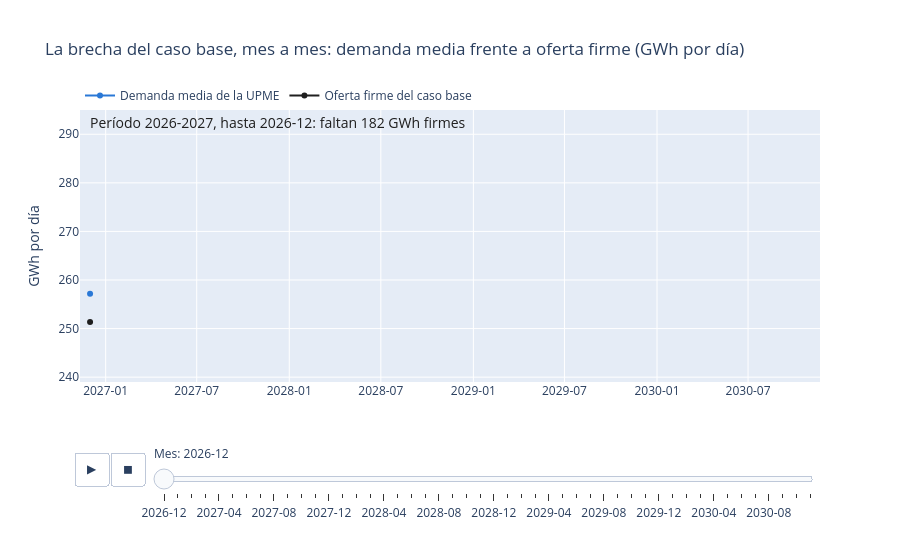

The cell this chart's notebook holds for it:
### Code cell
rango_y = [meses[["demanda_dia", "firme_dia"]].min().min() * 0.97, meses[["demanda_dia", "firme_dia"]].max().max() * 1.04]
fig = px.line(largo, x="mes", y="gwh_dia", color="serie", animation_frame="cuadro", markers=True,
              color_discrete_map={SERIES["demanda_dia"]: "#2a78d6", SERIES["firme_dia"]: "#1f1f1f"},
              range_x=[meses["mes"].min() - pd.Timedelta(days=20), meses["mes"].max() + pd.Timedelta(days=20)],
              range_y=rango_y, labels={"mes": "Mes", "gwh_dia": "GWh por día", "serie": "Serie", "cuadro": "Mes"},
              title="La brecha del caso base, mes a mes: demanda media frente a oferta firme (GWh por día)")
texto = dict(mode="text", x=[meses["mes"].min()], y=[rango_y[1] * 0.995], textposition="bottom right",
             showlegend=False, hoverinfo="skip", textfont=dict(size=14, color="#1f1f1f"))
fig.add_trace(go.Scatter(text=[rotulo(meses.iloc[0])], **texto))
for cuadro, (_, fila) in zip(fig.frames, meses.iterrows()):
    cuadro.data += (go.Scatter(text=[rotulo(fila)], **texto),)
fig.update_traces(hovertemplate="%{x|%Y-%m}: %{y:,.1f} GWh por día<extra></extra>", selector=dict(mode="lines+markers"))
for cuadro in fig.frames:
    for traza in cuadro.data[:2]:
        traza.hovertemplate = "%{x|%Y-%m}: %{y:,.1f} GWh por día<extra></extra>"
fig.layout.updatemenus[0].buttons[0].args[1]["frame"]["duration"] = 150
fig.layout.updatemenus[0].buttons[0].args[1]["transition"]["duration"] = 0
fig.layout.sliders[0].currentvalue.prefix = "Mes: "
fig.update_layout(height=540, legend=dict(LEYENDA, y=1.0, yanchor="bottom"), margin=dict(t=110), xaxis_title=None,
                  xaxis_tickformat="%Y-%m", separators=",.")       # leyenda arriba: abajo van los controles
fig.show()

### Figure 1 — Plotly figure (JSON) as saved in the notebook; plotly's stock layout.template omitted (floating-point values rounded to 4 significant figures)
{"data": [{"hovertemplate": "%{x|%Y-%m}: %{y:,.1f} GWh por día<extra></extra>", "legendgroup": "Demanda media de la UPME", "line": {"color": "#2a78d6", "dash": "solid"}, "marker": {"symbol": "circle"}, "mode": "lines+markers", "name": "Demanda media de la UPME", "orientation": "v", "showlegend": true, "type": "scatter", "x": ["2026-12-01T00:00:00.000000"], "xaxis": "x", "y": [257.2], "yaxis": "y"}, {"hovertemplate": "%{x|%Y-%m}: %{y:,.1f} GWh por día<extra></extra>", "legendgroup": "Oferta firme del caso base", "line": {"color": "#1f1f1f", "dash": "solid"}, "marker": {"symbol": "circle"}, "mode": "lines+markers", "name": "Oferta firme del caso base", "orientation": "v", "showlegend": true, "type": "scatter", "x": ["2026-12-01T00:00:00.000000"], "xaxis": "x", "y": [251.3], "yaxis": "y"}, {"hoverinfo": "skip", "mode": "text", "showlegend": false, "text": ["Período 2026-2027, hasta 2026-12: faltan 182 GWh firmes"], "textfont": {"color": "#1f1f1f", "size": 14}, "textposition": "bottom right", "type": "scatter", "x": ["2026-12-01T00:00:00"], "y": [293.5]}], "layout": {"height": 540, "legend": {"orientation": "h", "title": {}, "tracegroupgap": 0, "x": 0, "y": 1.0, "yanchor": "bottom"}, "margin": {"t": 110}, "separators": ",.", "sliders": [{"active": 0, "currentvalue": {"prefix": "Mes: "}, "len": 0.9, "pad": {"b": 10, "t": 60}, "steps": [{"args": [["2026-12"], {"frame": {"duration": 0, "redraw": false}, "fromcurrent": true, "mode": "immediate", "transition": {"duration": 0, "easing": "linear"}}], "label": "2026-12", "method": "animate"}, {"args": [["2027-01"], {"frame": {"duration": 0, "redraw": false}, "fromcurrent": true, "mode": "immediate", "transition": {"duration": 0, "easing": "linear"}}], "label": "2027-01", "method": "animate"}, {"args": [["2027-02"], {"frame": {"duration": 0, "redraw": false}, "fromcurrent": true, "mode": "immediate", "transition": {"duration": 0, "easing": "linear"}}], "label": "2027-02", "method": "animate"}, {"args": [["2027-03"], {"frame": {"duration": 0, "redraw": false}, "fromcurrent": true, "mode": "immediate", "transition": {"duration": 0, "easing": "linear"}}], "label": "2027-03", "method": "animate"}, {"args": [["2027-04"], {"frame": {"duration": 0, "redraw": false}, "fromcurrent": true, "mode": "immediate", "transition": {"duration": 0, "easing": "linear"}}], "label": "2027-04", "method": "animate"}, {"args": [["2027-05"], {"frame": {"duration": 0, "redraw": false}, "fromcurrent": true, "mode": "immediate", "transition": {"duration": 0, "easing": "linear"}}], "label": "2027-05", "method": "animate"}, {"args": [["2027-06"], {"frame": {"duration": 0, "redraw": false}, "fromcurrent": true, "mode": "immediate", "transition": {"duration": 0, "easing": "linear"}}], "label": "2027-06", "method": "animate"}, {"args": [["2027-07"], {"frame": {"duration": 0, "redraw": false}, "fromcurrent": true, "mode": "immediate", "transition": {"duration": 0, "easing": "linear"}}], "label": "2027-07", "method": "animate"}, {"args": [["2027-08"], {"frame": {"duration": 0, "redraw": false}, "fromcurrent": true, "mode": "immediate", "transition": {"duration": 0, "easing": "linear"}}], "label": "2027-08", "method": "animate"}, {"args": [["2027-09"], {"frame": {"duration": 0, "redraw": false}, "fromcurrent": true, "mode": "immediate", "transition": {"duration": 0, "easing": "linear"}}], "label": "2027-09", "method": "animate"}, {"args": [["2027-10"], {"frame": {"duration": 0, "redraw": false}, "fromcurrent": true, "mode": "immediate", "transition": {"duration": 0, "easing": "linear"}}], "label": "2027-10", "method": "animate"}, {"args": [["2027-11"], {"frame": {"duration": 0, "redraw": false}, "fromcurrent": true, "mode": "immediate", "transition": {"duration": 0, "easing": "linear"}}], "label": "2027-11", "method": "animate"}, {"args": [["2027-12"], {"frame": {"duration": 0, "redraw": false}, "fromcurrent": true, "mode": "immediate", "transition": {"duration": 0, "easing": "linear"}}], "label": "2027-12", "method": "animate"}, {"args": [["2028-01"], {"frame": {"duration": 0, "redraw": false}, "fromcurrent": true, "mode": "immediate", "transition": {"duration": 0, "easing": "linear"}}], "label": "2028-01", "method": "animate"}, {"args": [["2028-02"], {"frame": {"duration": 0, "redraw": false}, "fromcurrent": true, "mode": "immediate", "transition": {"duration": 0, "easing": "linear"}}], "label": "2028-02", "method": "animate"}, {"args": [["2028-03"], {"frame": {"duration": 0, "redraw": false}, "fromcurrent": true, "mode": "immediate", "transition": {"duration": 0, "easing": "linear"}}], "label": "2028-03", "method": "animate"}, {"args": [["2028-04"], {"frame": {"duration": 0, "redraw": false}, "fromcurrent": true, "mode": "immediate", "transition": {"duration": 0, "easing": "linear"}}], "label": "2028-04", "method": "animate"}, {"args": [["2028-05"], {"frame": {"duration": 0, "redraw": false}, "fromcurrent": true, "mode": "immediate", "transition": {"duration": 0, "easing": "linear"}}], "label": "2028-05", "method": "animate"}, {"args": [["2028-06"], {"frame": {"duration": 0, "redraw": false}, "fromcurrent": true, "mode": "immediate", "transition": {"duration": 0, "easing": "linear"}}], "label": "2028-06", "method": "animate"}, {"args": [["2028-07"], {"frame": {"duration": 0, "redraw": false}, "fromcurrent": true, "mode": "immediate", "transition": {"duration": 0, "easing": "linear"}}], "label": "2028-07", "method": "animate"}, {"args": [["2028-08"], {"frame": {"duration": 0, "redraw": false}, "fromcurrent": true, "mode": "immediate", "transition": {"duration": 0, "easing": "linear"}}], "label": "2028-08", "method": "animate"}, {"args": [["2028-09"], {"frame": {"duration": 0, "redraw": false}, "fromcurrent": true, "mode": "immediate", "transition": {"duration": 0, "easing": "linear"}}], "label": "2028-09", "method": "animate"}, {"args": [["2028-10"], {"frame": {"duration": 0, "redraw": false}, "fromcurrent": true, "mode": "immediate", "transition": {"duration": 0, "easing": "linear"}}], "label": "2028-10", "method": "animate"}, {"args": [["2028-11"], {"frame": {"duration": 0, "redraw": false}, "fromcurrent": true, "mode": "immediate", "transition": {"duration": 0, "easing": "linear"}}], "label": "2028-11", "method": "animate"}, {"args": [["2028-12"], {"frame": {"duration": 0, "redraw": false}, "fromcurrent": true, "mode": "immediate", "transition": {"duration": 0, "easing": "linear"}}], "label": "2028-12", "method": "animate"}, {"args": [["2029-01"], {"frame": {"duration": 0, "redraw": false}, "fromcurrent": true, "mode": "immediate", "transition": {"duration": 0, "easing": "linear"}}], "label": "2029-01", "method": "animate"}, {"args": [["2029-02"], {"frame": {"duration": 0, "redraw": false}, "fromcurrent": true, "mode": "immediate", "transition": {"duration": 0, "easing": "linear"}}], "label": "2029-02", "method": "animate"}, {"args": [["2029-03"], {"frame": {"duration": 0, "redraw": false}, "fromcurrent": true, "mode": "immediate", "transition": {"duration": 0, "easing": "linear"}}], "label": "2029-03", "method": "animate"}, {"args": [["2029-04"], {"frame": {"duration": 0, "redraw": false}, "fromcurrent": true, "mode": "immediate", "transition": {"duration": 0, "easing": "linear"}}], "label": "2029-04", "method": "animate"}, {"args": [["2029-05"], {"frame": {"duration": 0, "redraw": false}, "fromcurrent": true, "mode": "immediate", "transition": {"duration": 0, "easing": "linear"}}], "label": "2029-05", "method": "animate"}, {"args": [["2029-06"], {"frame": {"duration": 0, "redraw": false}, "fromcurrent": true, "mode": "immediate", "transition": {"duration": 0, "easing": "linear"}}], "label": "2029-06", "method": "animate"}, {"args": [["2029-07"], {"frame": {"duration": 0, "redraw": false}, "fromcurrent": true, "mode": "immediate", "transition": {"duration": 0, "easing": "linear"}}], "label": "2029-07", "method": "animate"}, {"args": [["2029-08"], {"frame": {"duration": 0, "redraw": false}, "fromcurrent": true, "mode": "immediate", "transition": {"duration": 0, "easing": "linear"}}], "label": "2029-08", "method": "animate"}, {"args": [["2029-09"], {"frame": {"duration": 0, "redraw": false}, "fromcurrent": true, "mode": "immediate", "transition": {"duration": 0, "easing": "linear"}}], "label": "2029-09", "method": "animate"}, {"args": [["2029-10"], {"frame": {"duration": 0, "redraw": false}, "fromcurrent": true, "mode": "immediate", "transition": {"duration": 0, "easing": "linear"}}], "label": "2029-10", "method": "animate"}, {"args": [["2029-11"], {"frame": {"duration": 0, "redraw": false}, "fromcurrent": true, "mode": "immediate", "transition": {"duration": 0, "easing": "linear"}}], "label": "2029-11", "method": "animate"}, {"args": [["2029-12"], {"frame": {"duration": 0, "redraw": false}, "fromcurrent": true, "mode": "immediate", "transition": {"duration": 0, "easing": "linear"}}], "label": "2029-12", "method": "animate"}, {"args": [["2030-01"], {"frame": {"duration": 0, "redraw": false}, "fromcurrent": true, "mode": "immediate", "transition": {"duration": 0, "easing": "linear"}}], "label": "2030-01", "method": "animate"}, {"args": [["2030-02"], {"frame": {"duration": 0, "redraw": false}, "fromcurrent": true, "mode": "immediate", "transition": {"duration": 0, "easing": "linear"}}], "label": "2030-02", "method": "animate"}, {"args": [["2030-03"], {"frame": {"duration": 0, "redraw": false}, "fromcurrent": true, "mode": "immediate", "transition": {"duration": 0, "easing": "linear"}}], "label": "2030-03", "method": "animate"}, {"args": [["2030-04"], {"frame": {"duration": 0, "redraw": false}, "fromcurrent": true, "mode": "immediate", "transition": {"duration": 0, "easing": "linear"}}], "label": "2030-04", "method": "animate"}, {"args": [["2030-05"], {"frame": {"duration": 0, "redraw": false}, "fromcurrent": true, "mode": "immediate", "transition": {"duration": 0, "easing": "linear"}}], "label": "2030-05", "method": "animate"}, {"args": [["2030-06"], {"frame": {"duration": 0, "redraw": false}, "fromcurrent": true, "mode": "immediate", "transition": {"duration": 0, "easing": "linear"}}], "label": "2030-06", "method": "animate"}, {"args": [["2030-07"], {"frame": {"duration": 0, "redraw": false}, "fromcurrent": true, "mode": "immediate", "transition": {"duration": 0, "easing": "linear"}}], "label": "2030-07", "method": "animate"}, {"args": [["2030-08"], {"frame": {"duration": 0, "redraw": false}, "fromcurrent": true, "mode": "immediate", "transition": {"duration": 0, "easing": "linear"}}], "label": "2030-08", "method": "animate"}, {"args": [["2030-09"], {"frame": {"duration": 0, "redraw": false}, "fromcurrent": true, "mode": "immediate", "transition": {"duration": 0, "easing": "linear"}}], "label": "2030-09", "method": "animate"}, {"args": [["2030-10"], {"frame": {"duration": 0, "redraw": false}, "fromcurrent": true, "mode": "immediate", "transition": {"duration": 0, "easing": "linear"}}], "label": "2030-10", "method": "animate"}, {"args": [["2030-11"], {"frame": {"duration": 0, "redraw": false}, "fromcurrent": true, "mode": "immediate", "transition": {"duration": 0, "easing": "linear"}}], "label": "2030-11", "method": "animate"}], "x": 0.1, "xanchor": "left", "y": 0, "yanchor": "top"}], "title": {"text": "La brecha del caso base, mes a mes: demanda media frente a oferta firme (GWh por día)"}, "updatemenus": [{"buttons": [{"args": [null, {"frame": {"duration": 150, "redraw": false}, "fromcurrent": true, "mode": "immediate", "transition": {"duration": 0, "easing": "linear"}}], "label": "&#9654;", "method": "animate"}, {"args": [[null], {"frame": {"duration": 0, "redraw": false}, "fromcurrent": true, "mode": "immediate", "transition": {"duration": 0, "easing": "linear"}}], "label": "&#9724;", "method": "animate"}], "direction": "left", "pad": {"r": 10, "t": 70}, "showactive": false, "type": "buttons", "x": 0.1, "xanchor": "right", "y": 0, "yanchor": "top"}], "xaxis": {"anchor": "y", "domain": [0.0, 1.0], "range": ["2026-11-11T00:00:00", "2030-11-21T00:00:00"], "tickformat": "%Y-%m", "title": {}}, "yaxis": {"anchor": "x", "domain": [0.0, 1.0], "range": [239.0, 295.0], "title": {"text": "GWh por día"}}}}
